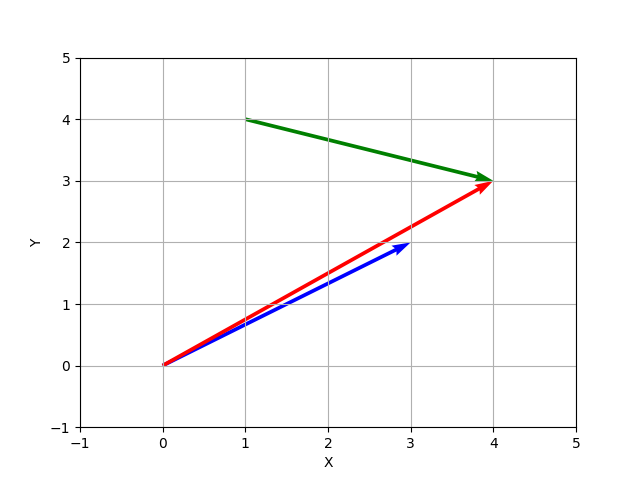

Source code (Python):
'''
Direzione di un vettore: La direzione di un vettore è la linea o il percorso che segue. Due vettori hanno la stessa direzione se sono paralleli.

Verso di un vettore: Il verso di un vettore è la direzione in cui il vettore "punta". Due vettori hanno lo stesso verso se si muovono nella stessa direzione.

Equipollenza di vettori: Due vettori sono equipollenti se hanno la stessa direzione, lo stesso verso e la stessa lunghezza.
'''

import numpy as np
import matplotlib.pyplot as plt

# Definizione dei vettori P, Q, Q' e P'
P = np.array([0, 0])   # Punto di origine
Q = np.array([3, 2])   # Coordinata finale per Q
Q_prime = np.array([1, 4])  # Coordinata finale per Q'
P_prime = np.array([4, 3])  # Coordinata finale per P'

# Creazione del grafico
plt.figure()

# Aggiungi vettori al grafico
plt.quiver(*P, *Q, color='b', scale=1, scale_units='xy', angles='xy')
plt.quiver(*P, *P_prime, color='r', scale=1, scale_units='xy', angles='xy')
plt.quiver(*Q_prime, *(P_prime - Q_prime), color='g', scale=1, scale_units='xy', angles='xy')

# Imposta i limiti del grafico
plt.xlim(-1, 5)
plt.ylim(-1, 5)

# Aggiungi griglia
plt.grid(True)

# Etichette degli assi
plt.xlabel('X')
plt.ylabel('Y')

# Mostra il grafico
plt.show()
